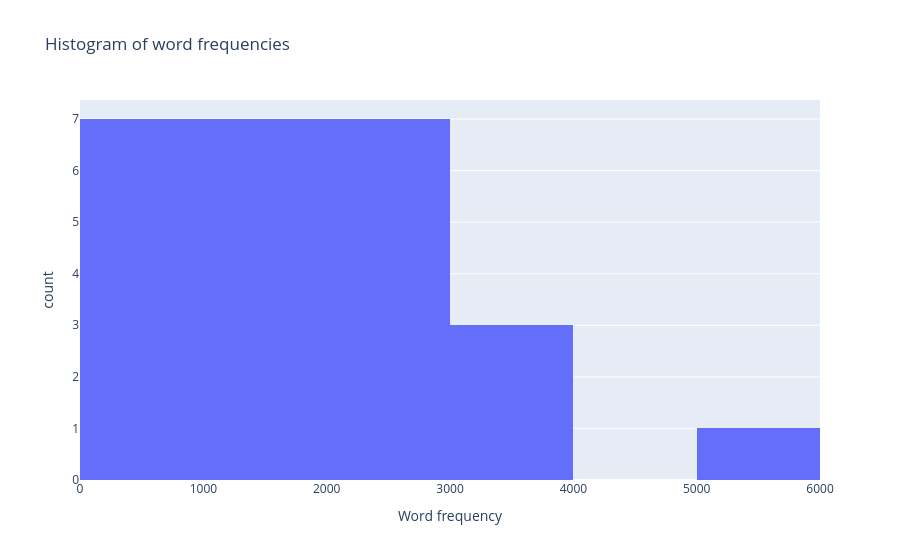

The code cell stored with this chart in its notebook:
### Markdown cell above
### a)

### Code cell
from collections import Counter
import plotly.express as px

## Use Counter to count individual words
textCol = masterDF["text"]
wordCounter = Counter()

for text in textCol:
    wordCounter.update(text.split(" "))

frequentWordDF = pd.DataFrame(wordCounter.most_common(25), index=range(25))
frequentWordDF = frequentWordDF.rename(columns={0:"word", 1:"count"})

fig = px.histogram(frequentWordDF["count"],title="Histogram of word frequencies", labels={"value": "Word frequency", "count": "Count"})
fig.update_layout(showlegend=False)

### Figure 1 — Plotly figure (JSON) as saved in the notebook; plotly's stock layout.template omitted (floating-point values rounded to 4 significant figures)
{"data": [{"bingroup": "x", "hovertemplate": "variable=count<br>Word frequency=%{x}<br>count=%{y}<extra></extra>", "legendgroup": "count", "marker": {"color": "#636efa", "pattern": {"shape": ""}}, "name": "count", "orientation": "v", "showlegend": true, "type": "histogram", "x": [5784, 3342, 3146, 3053, 2764, 2682, 2651, 2427, 2378, 2354, 2039, 1977, 1766, 1476, 1368, 1323, 1126, 1043, 982, 847, 788, 757, 731, 726, 707], "xaxis": "x", "yaxis": "y"}], "layout": {"barmode": "relative", "legend": {"title": {"text": "variable"}, "tracegroupgap": 0}, "showlegend": false, "title": {"text": "Histogram of word frequencies"}, "xaxis": {"anchor": "y", "domain": [0, 1], "title": {"text": "Word frequency"}}, "yaxis": {"anchor": "x", "domain": [0, 1], "title": {"text": "count"}}}}
